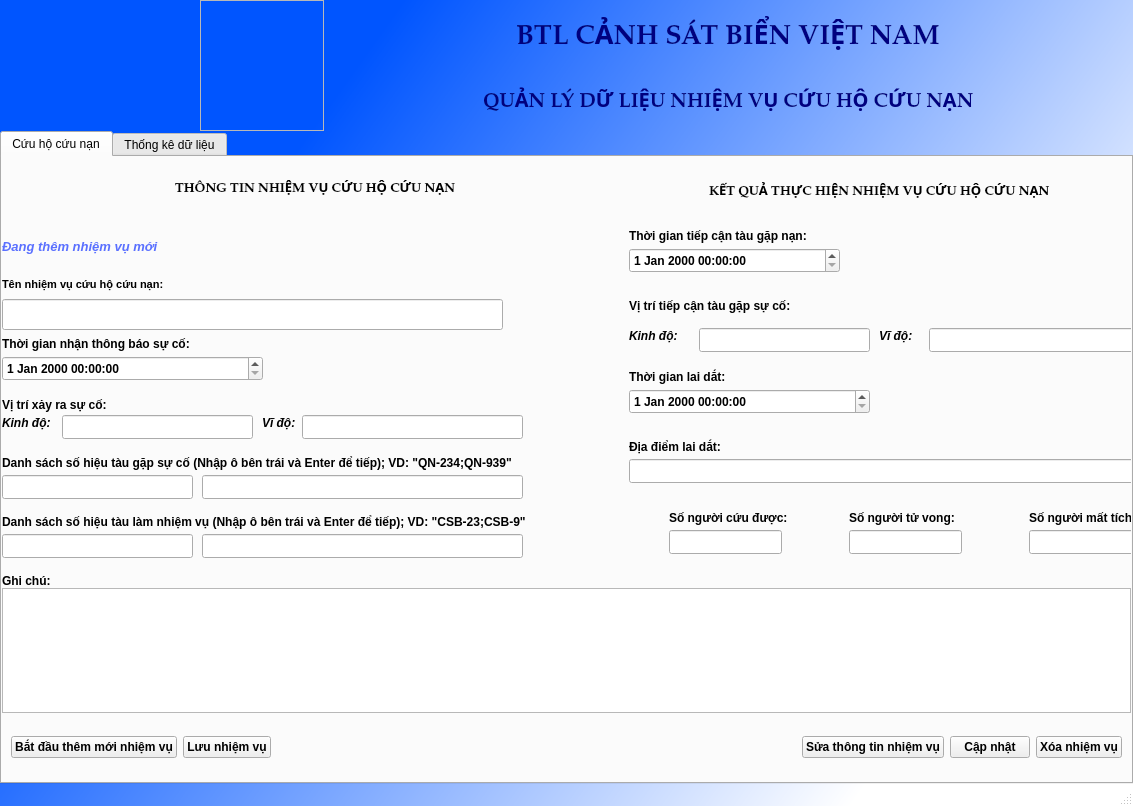
<?xml version="1.0" encoding="UTF-8"?>
<ui version="4.0">
 <class>CuuHo</class>
 <widget class="QMainWindow" name="CuuHo">
  <property name="geometry">
   <rect>
    <x>0</x>
    <y>0</y>
    <width>1133</width>
    <height>806</height>
   </rect>
  </property>
  <property name="windowTitle">
   <string>BTL CẢNH SÁT BIỂN VIỆT NAM</string>
  </property>
  <property name="styleSheet">
   <string notr="true">#CuuHo{
	background-color: qlineargradient(spread:pad, x1:0, y1:0.068, x2:1, y2:0.574, stop:0.256545 rgba(0, 85, 255, 255), stop:0.973822 rgba(255, 255, 255, 255));
}</string>
  </property>
  <widget class="QWidget" name="centralwidget">
   <property name="styleSheet">
    <string notr="true">#Mainwindow{
	background-color: qlineargradient(spread:pad, x1:0, y1:0.068, x2:1, y2:0.574, stop:0.256545 rgba(0, 85, 255, 255), stop:0.973822 rgba(255, 255, 255, 255));
}</string>
   </property>
   <layout class="QVBoxLayout" name="verticalLayout">
    <property name="spacing">
     <number>0</number>
    </property>
    <property name="leftMargin">
     <number>0</number>
    </property>
    <property name="topMargin">
     <number>0</number>
    </property>
    <property name="rightMargin">
     <number>0</number>
    </property>
    <property name="bottomMargin">
     <number>0</number>
    </property>
    <item>
     <widget class="QWidget" name="widget" native="true">
      <layout class="QVBoxLayout" name="verticalLayout_2" stretch="1,5">
       <property name="spacing">
        <number>0</number>
       </property>
       <property name="leftMargin">
        <number>0</number>
       </property>
       <property name="topMargin">
        <number>0</number>
       </property>
       <property name="rightMargin">
        <number>0</number>
       </property>
       <property name="bottomMargin">
        <number>0</number>
       </property>
       <item>
        <widget class="QWidget" name="widget_2" native="true">
         <layout class="QHBoxLayout" name="horizontalLayout" stretch="2,5">
          <property name="spacing">
           <number>0</number>
          </property>
          <property name="leftMargin">
           <number>0</number>
          </property>
          <property name="topMargin">
           <number>0</number>
          </property>
          <property name="rightMargin">
           <number>0</number>
          </property>
          <property name="bottomMargin">
           <number>0</number>
          </property>
          <item>
           <widget class="QWidget" name="widget_3" native="true">
            <layout class="QHBoxLayout" name="horizontalLayout_2">
             <property name="spacing">
              <number>0</number>
             </property>
             <property name="leftMargin">
              <number>200</number>
             </property>
             <property name="topMargin">
              <number>0</number>
             </property>
             <property name="rightMargin">
              <number>0</number>
             </property>
             <property name="bottomMargin">
              <number>0</number>
             </property>
             <item>
              <widget class="QFrame" name="frame">
               <property name="styleSheet">
                <string notr="true">border-image: url(:/new/prefix1/logo.png);</string>
               </property>
               <property name="frameShape">
                <enum>QFrame::StyledPanel</enum>
               </property>
               <property name="frameShadow">
                <enum>QFrame::Raised</enum>
               </property>
              </widget>
             </item>
            </layout>
           </widget>
          </item>
          <item>
           <widget class="QWidget" name="widget_4" native="true">
            <property name="styleSheet">
             <string notr="true">border-color: qconicalgradient(cx:0.5, cy:0.5, angle:0, stop:0 rgba(255, 255, 255, 255), stop:0.373979 rgba(255, 255, 255, 255), stop:0.373991 rgba(33, 30, 255, 255), stop:0.624018 rgba(33, 30, 255, 255), stop:0.624043 rgba(255, 0, 0, 255), stop:1 rgba(255, 0, 0, 255));</string>
            </property>
            <layout class="QVBoxLayout" name="verticalLayout_3">
             <property name="spacing">
              <number>0</number>
             </property>
             <property name="leftMargin">
              <number>0</number>
             </property>
             <property name="topMargin">
              <number>0</number>
             </property>
             <property name="rightMargin">
              <number>0</number>
             </property>
             <property name="bottomMargin">
              <number>0</number>
             </property>
             <item alignment="Qt::AlignHCenter">
              <widget class="QLabel" name="label">
               <property name="font">
                <font>
                 <family>Palatino Linotype</family>
                 <pointsize>20</pointsize>
                 <weight>75</weight>
                 <bold>true</bold>
                </font>
               </property>
               <property name="styleSheet">
                <string notr="true">color: rgb(0, 0, 127);</string>
               </property>
               <property name="text">
                <string>BTL CẢNH SÁT BIỂN VIỆT NAM</string>
               </property>
              </widget>
             </item>
             <item alignment="Qt::AlignHCenter">
              <widget class="QLabel" name="label_2">
               <property name="font">
                <font>
                 <family>Palatino Linotype</family>
                 <pointsize>15</pointsize>
                 <weight>75</weight>
                 <bold>true</bold>
                </font>
               </property>
               <property name="styleSheet">
                <string notr="true">color: rgb(0, 0, 127);</string>
               </property>
               <property name="text">
                <string>QUẢN LÝ DỮ LIỆU NHIỆM VỤ CỨU HỘ CỨU NẠN</string>
               </property>
              </widget>
             </item>
            </layout>
           </widget>
          </item>
         </layout>
        </widget>
       </item>
       <item>
        <widget class="QTabWidget" name="tabWidget">
         <property name="currentIndex">
          <number>0</number>
         </property>
         <widget class="QWidget" name="tab">
          <attribute name="title">
           <string>Cứu hộ cứu nạn</string>
          </attribute>
          <layout class="QVBoxLayout" name="verticalLayout_4" stretch="6,2,1">
           <property name="spacing">
            <number>0</number>
           </property>
           <property name="leftMargin">
            <number>0</number>
           </property>
           <property name="topMargin">
            <number>0</number>
           </property>
           <property name="rightMargin">
            <number>0</number>
           </property>
           <property name="bottomMargin">
            <number>0</number>
           </property>
           <item>
            <widget class="QWidget" name="widget_5" native="true">
             <layout class="QHBoxLayout" name="horizontalLayout_4" stretch="5,4">
              <property name="spacing">
               <number>0</number>
              </property>
              <property name="leftMargin">
               <number>0</number>
              </property>
              <property name="topMargin">
               <number>0</number>
              </property>
              <property name="rightMargin">
               <number>0</number>
              </property>
              <property name="bottomMargin">
               <number>0</number>
              </property>
              <item>
               <widget class="QWidget" name="widget_8" native="true">
                <layout class="QVBoxLayout" name="verticalLayout_6">
                 <property name="spacing">
                  <number>0</number>
                 </property>
                 <property name="leftMargin">
                  <number>0</number>
                 </property>
                 <property name="topMargin">
                  <number>0</number>
                 </property>
                 <property name="rightMargin">
                  <number>0</number>
                 </property>
                 <property name="bottomMargin">
                  <number>0</number>
                 </property>
                 <item>
                  <widget class="QWidget" name="widget_10" native="true">
                   <layout class="QVBoxLayout" name="verticalLayout_7">
                    <property name="spacing">
                     <number>0</number>
                    </property>
                    <property name="leftMargin">
                     <number>0</number>
                    </property>
                    <property name="topMargin">
                     <number>0</number>
                    </property>
                    <property name="rightMargin">
                     <number>0</number>
                    </property>
                    <property name="bottomMargin">
                     <number>0</number>
                    </property>
                    <item alignment="Qt::AlignHCenter">
                     <widget class="QLabel" name="label_4">
                      <property name="font">
                       <font>
                        <family>Palatino Linotype</family>
                        <pointsize>10</pointsize>
                        <weight>75</weight>
                        <bold>true</bold>
                       </font>
                      </property>
                      <property name="text">
                       <string>THÔNG TIN NHIỆM VỤ CỨU HỘ CỨU NẠN</string>
                      </property>
                     </widget>
                    </item>
                   </layout>
                  </widget>
                 </item>
                 <item>
                  <widget class="QWidget" name="widget_11" native="true">
                   <layout class="QVBoxLayout" name="verticalLayout_8">
                    <property name="spacing">
                     <number>0</number>
                    </property>
                    <property name="leftMargin">
                     <number>0</number>
                    </property>
                    <property name="topMargin">
                     <number>0</number>
                    </property>
                    <property name="rightMargin">
                     <number>0</number>
                    </property>
                    <property name="bottomMargin">
                     <number>0</number>
                    </property>
                    <item>
                     <widget class="QLabel" name="label_trangthai1">
                      <property name="font">
                       <font>
                        <family>MS Shell Dlg 2</family>
                        <pointsize>10</pointsize>
                        <weight>75</weight>
                        <italic>true</italic>
                        <bold>true</bold>
                       </font>
                      </property>
                      <property name="styleSheet">
                       <string notr="true">color:rgb(90, 112, 255);</string>
                      </property>
                      <property name="text">
                       <string>Đang thêm nhiệm vụ mới</string>
                      </property>
                     </widget>
                    </item>
                   </layout>
                  </widget>
                 </item>
                 <item>
                  <widget class="QWidget" name="widget_15" native="true">
                   <property name="font">
                    <font>
                     <weight>50</weight>
                     <bold>false</bold>
                    </font>
                   </property>
                   <widget class="QLabel" name="label_5">
                    <property name="geometry">
                     <rect>
                      <x>0</x>
                      <y>0</y>
                      <width>211</width>
                      <height>16</height>
                     </rect>
                    </property>
                    <property name="font">
                     <font>
                      <pointsize>8</pointsize>
                      <weight>75</weight>
                      <bold>true</bold>
                     </font>
                    </property>
                    <property name="text">
                     <string>Tên nhiệm vụ cứu hộ cứu nạn:</string>
                    </property>
                   </widget>
                   <widget class="QLineEdit" name="lineEdit_TenNV">
                    <property name="geometry">
                     <rect>
                      <x>0</x>
                      <y>23</y>
                      <width>501</width>
                      <height>31</height>
                     </rect>
                    </property>
                    <property name="font">
                     <font>
                      <weight>75</weight>
                      <bold>true</bold>
                     </font>
                    </property>
                   </widget>
                  </widget>
                 </item>
                 <item>
                  <widget class="QWidget" name="widget_12" native="true">
                   <widget class="QLabel" name="label_6">
                    <property name="geometry">
                     <rect>
                      <x>0</x>
                      <y>0</y>
                      <width>271</width>
                      <height>16</height>
                     </rect>
                    </property>
                    <property name="font">
                     <font>
                      <weight>75</weight>
                      <bold>true</bold>
                     </font>
                    </property>
                    <property name="text">
                     <string>Thời gian nhận thông báo sự cố:</string>
                    </property>
                   </widget>
                   <widget class="QDateTimeEdit" name="dateTimeEdit_TGThongBao">
                    <property name="geometry">
                     <rect>
                      <x>0</x>
                      <y>20</y>
                      <width>261</width>
                      <height>25</height>
                     </rect>
                    </property>
                    <property name="font">
                     <font>
                      <weight>75</weight>
                      <bold>true</bold>
                     </font>
                    </property>
                   </widget>
                  </widget>
                 </item>
                 <item>
                  <widget class="QWidget" name="widget_16" native="true">
                   <widget class="QLabel" name="label_7">
                    <property name="geometry">
                     <rect>
                      <x>0</x>
                      <y>0</y>
                      <width>161</width>
                      <height>20</height>
                     </rect>
                    </property>
                    <property name="font">
                     <font>
                      <weight>75</weight>
                      <bold>true</bold>
                     </font>
                    </property>
                    <property name="text">
                     <string>Vị trí xảy ra sự cố:</string>
                    </property>
                   </widget>
                   <widget class="QLabel" name="label_8">
                    <property name="geometry">
                     <rect>
                      <x>0</x>
                      <y>20</y>
                      <width>51</width>
                      <height>16</height>
                     </rect>
                    </property>
                    <property name="font">
                     <font>
                      <weight>75</weight>
                      <italic>true</italic>
                      <bold>true</bold>
                     </font>
                    </property>
                    <property name="text">
                     <string>Kinh độ:</string>
                    </property>
                   </widget>
                   <widget class="QLineEdit" name="lineEdit_KD_SuCo">
                    <property name="geometry">
                     <rect>
                      <x>60</x>
                      <y>20</y>
                      <width>191</width>
                      <height>24</height>
                     </rect>
                    </property>
                    <property name="font">
                     <font>
                      <weight>75</weight>
                      <bold>true</bold>
                     </font>
                    </property>
                   </widget>
                   <widget class="QLabel" name="label_9">
                    <property name="geometry">
                     <rect>
                      <x>260</x>
                      <y>20</y>
                      <width>41</width>
                      <height>16</height>
                     </rect>
                    </property>
                    <property name="font">
                     <font>
                      <weight>75</weight>
                      <italic>true</italic>
                      <bold>true</bold>
                     </font>
                    </property>
                    <property name="text">
                     <string>Vĩ độ:</string>
                    </property>
                   </widget>
                   <widget class="QLineEdit" name="lineEdit_VD_SuCo">
                    <property name="geometry">
                     <rect>
                      <x>300</x>
                      <y>20</y>
                      <width>221</width>
                      <height>24</height>
                     </rect>
                    </property>
                    <property name="font">
                     <font>
                      <weight>75</weight>
                      <bold>true</bold>
                     </font>
                    </property>
                   </widget>
                  </widget>
                 </item>
                 <item>
                  <widget class="QWidget" name="widget_13" native="true">
                   <widget class="QLabel" name="label_10">
                    <property name="geometry">
                     <rect>
                      <x>0</x>
                      <y>0</y>
                      <width>601</width>
                      <height>16</height>
                     </rect>
                    </property>
                    <property name="font">
                     <font>
                      <weight>75</weight>
                      <bold>true</bold>
                     </font>
                    </property>
                    <property name="text">
                     <string>Danh sách số hiệu tàu gặp sự cố (Nhập ô bên trái và Enter để tiếp); VD: &quot;QN-234;QN-939&quot;</string>
                    </property>
                   </widget>
                   <widget class="QLineEdit" name="lineEdit_4">
                    <property name="geometry">
                     <rect>
                      <x>0</x>
                      <y>20</y>
                      <width>191</width>
                      <height>24</height>
                     </rect>
                    </property>
                    <property name="font">
                     <font>
                      <weight>75</weight>
                      <bold>true</bold>
                     </font>
                    </property>
                   </widget>
                   <widget class="QLineEdit" name="lineEdit_DS_tauSuCo">
                    <property name="geometry">
                     <rect>
                      <x>200</x>
                      <y>20</y>
                      <width>321</width>
                      <height>24</height>
                     </rect>
                    </property>
                    <property name="font">
                     <font>
                      <weight>75</weight>
                      <bold>true</bold>
                     </font>
                    </property>
                   </widget>
                  </widget>
                 </item>
                 <item>
                  <widget class="QWidget" name="widget_14" native="true">
                   <widget class="QLabel" name="label_11">
                    <property name="geometry">
                     <rect>
                      <x>0</x>
                      <y>0</y>
                      <width>621</width>
                      <height>16</height>
                     </rect>
                    </property>
                    <property name="font">
                     <font>
                      <weight>75</weight>
                      <bold>true</bold>
                     </font>
                    </property>
                    <property name="text">
                     <string>Danh sách số hiệu tàu làm nhiệm vụ (Nhập ô bên trái và Enter để tiếp); VD: &quot;CSB-23;CSB-9&quot;</string>
                    </property>
                   </widget>
                   <widget class="QLineEdit" name="lineEdit_6">
                    <property name="geometry">
                     <rect>
                      <x>0</x>
                      <y>20</y>
                      <width>191</width>
                      <height>24</height>
                     </rect>
                    </property>
                    <property name="font">
                     <font>
                      <weight>75</weight>
                      <bold>true</bold>
                     </font>
                    </property>
                   </widget>
                   <widget class="QLineEdit" name="lineEdit_tauCuuHo">
                    <property name="geometry">
                     <rect>
                      <x>200</x>
                      <y>20</y>
                      <width>321</width>
                      <height>24</height>
                     </rect>
                    </property>
                    <property name="font">
                     <font>
                      <weight>75</weight>
                      <bold>true</bold>
                     </font>
                    </property>
                   </widget>
                  </widget>
                 </item>
                </layout>
               </widget>
              </item>
              <item>
               <widget class="QWidget" name="widget_9" native="true">
                <property name="font">
                 <font>
                  <weight>75</weight>
                  <bold>true</bold>
                 </font>
                </property>
                <layout class="QVBoxLayout" name="verticalLayout_9">
                 <property name="leftMargin">
                  <number>0</number>
                 </property>
                 <property name="topMargin">
                  <number>0</number>
                 </property>
                 <property name="rightMargin">
                  <number>0</number>
                 </property>
                 <property name="bottomMargin">
                  <number>0</number>
                 </property>
                 <item>
                  <widget class="QWidget" name="widget_21" native="true">
                   <layout class="QVBoxLayout" name="verticalLayout_10">
                    <property name="spacing">
                     <number>0</number>
                    </property>
                    <property name="leftMargin">
                     <number>0</number>
                    </property>
                    <property name="topMargin">
                     <number>0</number>
                    </property>
                    <property name="rightMargin">
                     <number>0</number>
                    </property>
                    <property name="bottomMargin">
                     <number>0</number>
                    </property>
                    <item alignment="Qt::AlignHCenter">
                     <widget class="QLabel" name="label_12">
                      <property name="font">
                       <font>
                        <family>Palatino Linotype</family>
                        <pointsize>10</pointsize>
                        <weight>75</weight>
                        <bold>true</bold>
                       </font>
                      </property>
                      <property name="text">
                       <string>KẾT QUẢ THỰC HIỆN NHIỆM VỤ CỨU HỘ CỨU NẠN</string>
                      </property>
                     </widget>
                    </item>
                   </layout>
                  </widget>
                 </item>
                 <item>
                  <widget class="QWidget" name="widget_17" native="true">
                   <widget class="QLabel" name="label_13">
                    <property name="geometry">
                     <rect>
                      <x>0</x>
                      <y>0</y>
                      <width>231</width>
                      <height>16</height>
                     </rect>
                    </property>
                    <property name="font">
                     <font>
                      <weight>75</weight>
                      <bold>true</bold>
                     </font>
                    </property>
                    <property name="text">
                     <string>Thời gian tiếp cận tàu gặp nạn:</string>
                    </property>
                   </widget>
                   <widget class="QDateTimeEdit" name="dateTimeEdit_TiepCan">
                    <property name="geometry">
                     <rect>
                      <x>0</x>
                      <y>20</y>
                      <width>211</width>
                      <height>25</height>
                     </rect>
                    </property>
                    <property name="font">
                     <font>
                      <weight>75</weight>
                      <bold>true</bold>
                     </font>
                    </property>
                   </widget>
                  </widget>
                 </item>
                 <item>
                  <widget class="QWidget" name="widget_22" native="true">
                   <widget class="QLabel" name="label_14">
                    <property name="geometry">
                     <rect>
                      <x>0</x>
                      <y>0</y>
                      <width>181</width>
                      <height>16</height>
                     </rect>
                    </property>
                    <property name="font">
                     <font>
                      <weight>75</weight>
                      <bold>true</bold>
                     </font>
                    </property>
                    <property name="text">
                     <string>Vị trí tiếp cận tàu gặp sự cố:</string>
                    </property>
                   </widget>
                   <widget class="QLabel" name="label_15">
                    <property name="geometry">
                     <rect>
                      <x>0</x>
                      <y>30</y>
                      <width>55</width>
                      <height>16</height>
                     </rect>
                    </property>
                    <property name="font">
                     <font>
                      <weight>75</weight>
                      <italic>true</italic>
                      <bold>true</bold>
                     </font>
                    </property>
                    <property name="text">
                     <string>Kinh độ:</string>
                    </property>
                   </widget>
                   <widget class="QLineEdit" name="lineEdit_KD_TiepCan">
                    <property name="geometry">
                     <rect>
                      <x>70</x>
                      <y>30</y>
                      <width>171</width>
                      <height>24</height>
                     </rect>
                    </property>
                    <property name="font">
                     <font>
                      <weight>75</weight>
                      <bold>true</bold>
                     </font>
                    </property>
                   </widget>
                   <widget class="QLabel" name="label_16">
                    <property name="geometry">
                     <rect>
                      <x>250</x>
                      <y>30</y>
                      <width>41</width>
                      <height>16</height>
                     </rect>
                    </property>
                    <property name="font">
                     <font>
                      <weight>75</weight>
                      <italic>true</italic>
                      <bold>true</bold>
                     </font>
                    </property>
                    <property name="text">
                     <string>Vĩ độ:</string>
                    </property>
                   </widget>
                   <widget class="QLineEdit" name="lineEdit_VD_TiepCan">
                    <property name="geometry">
                     <rect>
                      <x>300</x>
                      <y>30</y>
                      <width>221</width>
                      <height>24</height>
                     </rect>
                    </property>
                    <property name="font">
                     <font>
                      <weight>75</weight>
                      <bold>true</bold>
                     </font>
                    </property>
                   </widget>
                  </widget>
                 </item>
                 <item>
                  <widget class="QWidget" name="widget_18" native="true">
                   <widget class="QLabel" name="label_17">
                    <property name="geometry">
                     <rect>
                      <x>0</x>
                      <y>0</y>
                      <width>211</width>
                      <height>16</height>
                     </rect>
                    </property>
                    <property name="font">
                     <font>
                      <weight>75</weight>
                      <bold>true</bold>
                     </font>
                    </property>
                    <property name="text">
                     <string>Thời gian lai dắt:</string>
                    </property>
                   </widget>
                   <widget class="QDateTimeEdit" name="dateTimeEdit_LaiDat">
                    <property name="geometry">
                     <rect>
                      <x>0</x>
                      <y>20</y>
                      <width>241</width>
                      <height>25</height>
                     </rect>
                    </property>
                    <property name="font">
                     <font>
                      <weight>75</weight>
                      <bold>true</bold>
                     </font>
                    </property>
                   </widget>
                  </widget>
                 </item>
                 <item>
                  <widget class="QWidget" name="widget_19" native="true">
                   <widget class="QLabel" name="label_18">
                    <property name="geometry">
                     <rect>
                      <x>0</x>
                      <y>0</y>
                      <width>131</width>
                      <height>16</height>
                     </rect>
                    </property>
                    <property name="font">
                     <font>
                      <weight>75</weight>
                      <bold>true</bold>
                     </font>
                    </property>
                    <property name="text">
                     <string>Địa điểm lai dắt:</string>
                    </property>
                   </widget>
                   <widget class="QLineEdit" name="lineEditDDlaidat">
                    <property name="geometry">
                     <rect>
                      <x>0</x>
                      <y>20</y>
                      <width>521</width>
                      <height>24</height>
                     </rect>
                    </property>
                    <property name="font">
                     <font>
                      <weight>75</weight>
                      <bold>true</bold>
                     </font>
                    </property>
                   </widget>
                  </widget>
                 </item>
                 <item>
                  <widget class="QWidget" name="widget_20" native="true">
                   <widget class="QLineEdit" name="lineEdit_SoNguoiCuuDuoc">
                    <property name="geometry">
                     <rect>
                      <x>40</x>
                      <y>20</y>
                      <width>113</width>
                      <height>24</height>
                     </rect>
                    </property>
                    <property name="font">
                     <font>
                      <weight>75</weight>
                      <bold>true</bold>
                     </font>
                    </property>
                   </widget>
                   <widget class="QLineEdit" name="lineEdit_SoNguoiTuVong">
                    <property name="geometry">
                     <rect>
                      <x>220</x>
                      <y>20</y>
                      <width>113</width>
                      <height>24</height>
                     </rect>
                    </property>
                    <property name="font">
                     <font>
                      <weight>75</weight>
                      <bold>true</bold>
                     </font>
                    </property>
                   </widget>
                   <widget class="QLineEdit" name="lineEdit_SoNguoiMatTich">
                    <property name="geometry">
                     <rect>
                      <x>400</x>
                      <y>20</y>
                      <width>113</width>
                      <height>24</height>
                     </rect>
                    </property>
                    <property name="font">
                     <font>
                      <weight>75</weight>
                      <bold>true</bold>
                     </font>
                    </property>
                   </widget>
                   <widget class="QLabel" name="label_19">
                    <property name="geometry">
                     <rect>
                      <x>40</x>
                      <y>0</y>
                      <width>121</width>
                      <height>16</height>
                     </rect>
                    </property>
                    <property name="font">
                     <font>
                      <weight>75</weight>
                      <bold>true</bold>
                     </font>
                    </property>
                    <property name="text">
                     <string>Số người cứu được:</string>
                    </property>
                   </widget>
                   <widget class="QLabel" name="label_20">
                    <property name="geometry">
                     <rect>
                      <x>220</x>
                      <y>0</y>
                      <width>111</width>
                      <height>16</height>
                     </rect>
                    </property>
                    <property name="font">
                     <font>
                      <weight>75</weight>
                      <bold>true</bold>
                     </font>
                    </property>
                    <property name="text">
                     <string>Số người tử vong:</string>
                    </property>
                   </widget>
                   <widget class="QLabel" name="label_21">
                    <property name="geometry">
                     <rect>
                      <x>400</x>
                      <y>0</y>
                      <width>111</width>
                      <height>16</height>
                     </rect>
                    </property>
                    <property name="font">
                     <font>
                      <weight>75</weight>
                      <bold>true</bold>
                     </font>
                    </property>
                    <property name="text">
                     <string>Số người mất tích:</string>
                    </property>
                   </widget>
                  </widget>
                 </item>
                </layout>
               </widget>
              </item>
             </layout>
            </widget>
           </item>
           <item>
            <widget class="QWidget" name="widget_6" native="true">
             <layout class="QVBoxLayout" name="verticalLayout_5">
              <property name="spacing">
               <number>0</number>
              </property>
              <property name="leftMargin">
               <number>0</number>
              </property>
              <property name="topMargin">
               <number>0</number>
              </property>
              <property name="rightMargin">
               <number>0</number>
              </property>
              <property name="bottomMargin">
               <number>0</number>
              </property>
              <item>
               <widget class="QLabel" name="label_3">
                <property name="font">
                 <font>
                  <weight>75</weight>
                  <bold>true</bold>
                 </font>
                </property>
                <property name="text">
                 <string>Ghi chú:</string>
                </property>
               </widget>
              </item>
              <item>
               <widget class="QTextEdit" name="textEdit_GhiChu">
                <property name="font">
                 <font>
                  <weight>75</weight>
                  <bold>true</bold>
                 </font>
                </property>
               </widget>
              </item>
             </layout>
            </widget>
           </item>
           <item>
            <widget class="QWidget" name="widget_7" native="true">
             <layout class="QHBoxLayout" name="horizontalLayout_3">
              <item>
               <widget class="QPushButton" name="pushButton">
                <property name="font">
                 <font>
                  <weight>75</weight>
                  <bold>true</bold>
                 </font>
                </property>
                <property name="text">
                 <string>Bắt đầu thêm mới nhiệm vụ</string>
                </property>
               </widget>
              </item>
              <item>
               <widget class="QPushButton" name="pushButton_2">
                <property name="font">
                 <font>
                  <weight>75</weight>
                  <bold>true</bold>
                 </font>
                </property>
                <property name="text">
                 <string>Lưu nhiệm vụ</string>
                </property>
               </widget>
              </item>
              <item>
               <spacer name="horizontalSpacer">
                <property name="orientation">
                 <enum>Qt::Horizontal</enum>
                </property>
                <property name="sizeHint" stdset="0">
                 <size>
                  <width>40</width>
                  <height>20</height>
                 </size>
                </property>
               </spacer>
              </item>
              <item>
               <widget class="QPushButton" name="pushButton_3">
                <property name="font">
                 <font>
                  <weight>75</weight>
                  <bold>true</bold>
                 </font>
                </property>
                <property name="text">
                 <string>Sửa thông tin nhiệm vụ</string>
                </property>
               </widget>
              </item>
              <item>
               <widget class="QPushButton" name="pushButton_4">
                <property name="font">
                 <font>
                  <weight>75</weight>
                  <bold>true</bold>
                 </font>
                </property>
                <property name="text">
                 <string>Cập nhật</string>
                </property>
               </widget>
              </item>
              <item>
               <widget class="QPushButton" name="pushButton_5">
                <property name="font">
                 <font>
                  <weight>75</weight>
                  <bold>true</bold>
                 </font>
                </property>
                <property name="text">
                 <string>Xóa nhiệm vụ</string>
                </property>
               </widget>
              </item>
             </layout>
            </widget>
           </item>
          </layout>
         </widget>
         <widget class="QWidget" name="tab_2">
          <attribute name="title">
           <string>Thống kê dữ liệu</string>
          </attribute>
          <layout class="QVBoxLayout" name="verticalLayout_11" stretch="1,1,6">
           <property name="spacing">
            <number>0</number>
           </property>
           <property name="leftMargin">
            <number>0</number>
           </property>
           <property name="topMargin">
            <number>0</number>
           </property>
           <property name="rightMargin">
            <number>0</number>
           </property>
           <property name="bottomMargin">
            <number>0</number>
           </property>
           <item>
            <widget class="QWidget" name="widget_23" native="true">
             <layout class="QVBoxLayout" name="verticalLayout_12">
              <item>
               <widget class="QLabel" name="label_22">
                <property name="font">
                 <font>
                  <family>Palatino Linotype</family>
                  <pointsize>15</pointsize>
                  <weight>75</weight>
                  <bold>true</bold>
                 </font>
                </property>
                <property name="text">
                 <string>DANH SÁCH THỐNG KÊ NHIỆM VỤ CỨU HỘ CỨU NẠN</string>
                </property>
                <property name="alignment">
                 <set>Qt::AlignCenter</set>
                </property>
               </widget>
              </item>
             </layout>
            </widget>
           </item>
           <item>
            <widget class="QWidget" name="widget_24" native="true">
             <layout class="QHBoxLayout" name="horizontalLayout_5" stretch="2,3,1,1">
              <property name="spacing">
               <number>20</number>
              </property>
              <property name="leftMargin">
               <number>20</number>
              </property>
              <property name="topMargin">
               <number>0</number>
              </property>
              <property name="rightMargin">
               <number>12</number>
              </property>
              <property name="bottomMargin">
               <number>12</number>
              </property>
              <item>
               <widget class="QGroupBox" name="groupBox">
                <property name="font">
                 <font>
                  <weight>75</weight>
                  <bold>true</bold>
                 </font>
                </property>
                <property name="title">
                 <string>Lọc từng ngày</string>
                </property>
                <widget class="QDateEdit" name="dateEdit">
                 <property name="geometry">
                  <rect>
                   <x>10</x>
                   <y>30</y>
                   <width>121</width>
                   <height>25</height>
                  </rect>
                 </property>
                </widget>
                <widget class="QPushButton" name="pushButton_6">
                 <property name="geometry">
                  <rect>
                   <x>150</x>
                   <y>30</y>
                   <width>101</width>
                   <height>25</height>
                  </rect>
                 </property>
                 <property name="text">
                  <string>Lọc </string>
                 </property>
                </widget>
               </widget>
              </item>
              <item>
               <widget class="QGroupBox" name="groupBox_2">
                <property name="font">
                 <font>
                  <weight>75</weight>
                  <bold>true</bold>
                 </font>
                </property>
                <property name="title">
                 <string>Lọc trong khoảng:</string>
                </property>
                <widget class="QDateEdit" name="dateEdit_2">
                 <property name="geometry">
                  <rect>
                   <x>10</x>
                   <y>30</y>
                   <width>131</width>
                   <height>25</height>
                  </rect>
                 </property>
                </widget>
                <widget class="QDateEdit" name="dateEdit_3">
                 <property name="geometry">
                  <rect>
                   <x>199</x>
                   <y>30</y>
                   <width>131</width>
                   <height>25</height>
                  </rect>
                 </property>
                </widget>
                <widget class="QLabel" name="label_23">
                 <property name="geometry">
                  <rect>
                   <x>150</x>
                   <y>30</y>
                   <width>51</width>
                   <height>21</height>
                  </rect>
                 </property>
                 <property name="text">
                  <string>Đến</string>
                 </property>
                </widget>
                <widget class="QPushButton" name="pushButton_7">
                 <property name="geometry">
                  <rect>
                   <x>360</x>
                   <y>30</y>
                   <width>91</width>
                   <height>25</height>
                  </rect>
                 </property>
                 <property name="text">
                  <string>Lọc</string>
                 </property>
                </widget>
               </widget>
              </item>
              <item>
               <widget class="QPushButton" name="pushButton_Cuuho_Tatca">
                <property name="text">
                 <string>Hiển thị tất cả</string>
                </property>
               </widget>
              </item>
              <item>
               <widget class="QPushButton" name="pushButton_9">
                <property name="text">
                 <string>Xuất File</string>
                </property>
               </widget>
              </item>
             </layout>
            </widget>
           </item>
           <item>
            <widget class="QWidget" name="widget_25" native="true">
             <layout class="QVBoxLayout" name="verticalLayout_13">
              <property name="spacing">
               <number>0</number>
              </property>
              <property name="leftMargin">
               <number>0</number>
              </property>
              <property name="topMargin">
               <number>0</number>
              </property>
              <property name="rightMargin">
               <number>0</number>
              </property>
              <property name="bottomMargin">
               <number>0</number>
              </property>
              <item>
               <widget class="QTableWidget" name="tableWidget">
                <property name="styleSheet">
                 <string notr="true">#tableWidget{
	background-color: rgb(145, 145, 145);
	
	alternate-background-color: rgb(37, 27, 150);
	
	selection-background-color: rgb(142, 255, 212);

}</string>
                </property>
                <property name="alternatingRowColors">
                 <bool>true</bool>
                </property>
               </widget>
              </item>
             </layout>
            </widget>
           </item>
          </layout>
         </widget>
        </widget>
       </item>
      </layout>
     </widget>
    </item>
   </layout>
  </widget>
  <widget class="QMenuBar" name="menubar">
   <property name="geometry">
    <rect>
     <x>0</x>
     <y>0</y>
     <width>1133</width>
     <height>20</height>
    </rect>
   </property>
  </widget>
  <widget class="QStatusBar" name="statusbar"/>
 </widget>
 <resources/>
 <connections/>
</ui>
